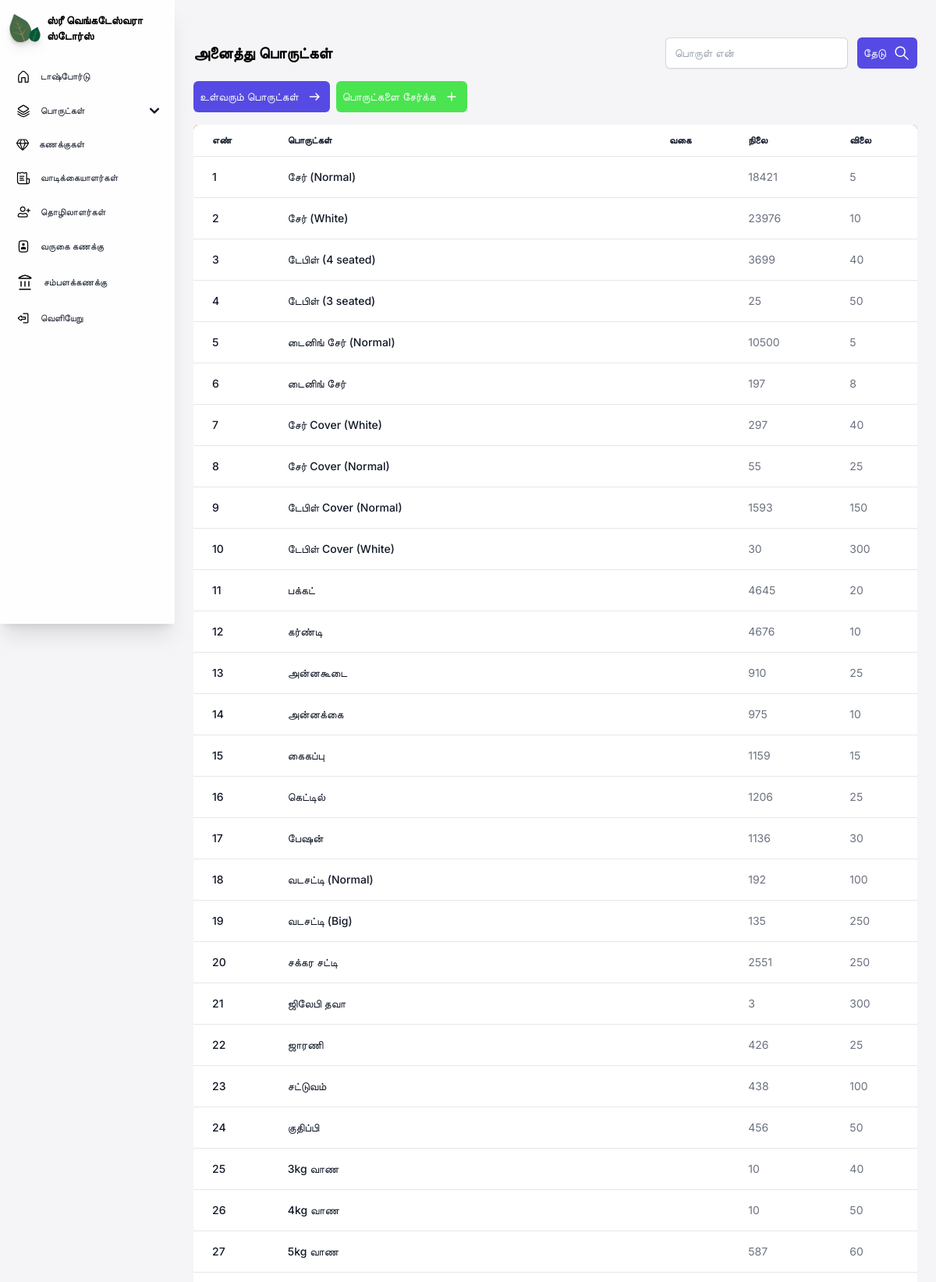
Screenshot of /stocks/ (upper part) with the database file from the repository.
### core/models.py (models this page shows, shortened)
class stock(models.Model):
    productname = models.CharField(max_length=70, db_index=True)
    category = models.CharField(max_length=50, blank=True)
    maximumstock = models.PositiveIntegerField()
    quantity = models.PositiveIntegerField()
    price = models.PositiveIntegerField()

### core/views.py (the view)
# urls.py: path('stocks/', cvs.stocks),
def stocks(request):
    stocks = stock.objects.all()
    if request.method == 'POST':
        i = request.POST.get('id')
        c = stock.objects.filter(Q(id__icontains=i) | Q(productname__icontains = i))
        print(c)
        return render(request, "core/stocks.html", {'stocks':c})
    return render(request, "core/stocks.html", {'stocks':stocks})

### core/templates/core/stocks.html (shortened to what this page needs)
{% load static %}
{% load static tailwind_tags%}
<!DOCTYPE html>
<html lang="en">
<head>
    <link href="https://cdnjs.cloudflare.com/ajax/libs/flowbite/2.3.0/flowbite.min.css" rel="stylesheet" />
    {% tailwind_css %}
</head>
<body class="font-inter bg-[#F5F5F7] max-w-full h-[100%]">
<section class="sm:ml-56 px-6 pb-4 max-w-full min-h-[100%]">
    <div class="relative">
    {% include 'core/navigation.html' %}
    </div>
    <div class="flex justify-between flex-wrap w-full items-center sm:mt-12 mt-6 gap-4">
        <div>
            <p class="font-inter font-semibold text-xl">அனைத்து பொருட்கள்</p>
        </div>
        <form method="POST">
            <div class="searchbar w-full flex gap-3 sm:flex-wrap">
                    <input id="customer" name="id" autocomplete="off" type="text" required placeholder="பொருள் என்" class="block rounded-md border-0 py-1.5 text-gray-900 shadow-sm ring-1 ring-inset ring-gray-300 placeholder:text-gray-400 focus:ring-2 focus:ring-inset focus:ring-indigo-600 sm:text-sm sm:leading-6">
                    <button class="px-2 py-2 bg-[#564AE4] flex items-center rounded-md gap-2 text-slate-50 text-sm">
                        தேடு
                        <img src="{% static  'images/Search.svg' %}" alt="plus">
                    </button>
            </div>
        </form>
    </div>
    <main class="mt-4 min-w-full h-full">
    <div class="flex justify-between mt-2 items-center gap-2 flex-wrap">
    <div class="flex gap-2">
        <a href="/incomingstocks">
        <button class="px-2 py-2 bg-[#564AE4] flex items-center rounded-md gap-2 text-slate-50 text-sm">
            உள்வரும் பொருட்கள்
            <img src="{% static  'images/Arrow right.svg' %}" alt="plus">
        </button>
        </a>
        <a href="/addstock">
        <button class="px-2 py-2 bg-[#4AE450] flex items-center rounded-md gap-2 text-slate-50 text-sm font-inter">
            பொருட்களை சேர்க்க
            <img src="{% static  'images/Plus.svg' %}" alt="plus">
        </button>
        </a>
    </div>
    </div>
        <div class="relative max-w-[100%] min-h-full overflow-x-scroll mt-4 rounded-md bg-red-500">
            <table class="text-sm text-left min-h-full text-gray-500 bg-white dark:text-gray-400 rounded-md shadow-md overflow-x-auto w-full">
                <thead class="border-b text-xs text-gray-900 uppercase dark:text-gray-400">
                    <tr>
                        <th scope="col" class="px-6 py-3">
                            எண்
                        </th>
                        <th scope="col" class="px-6 py-3">
                            பொருட்கள்
                        </th>
                        <th scope="col" class="px-6 py-3">
                            வகை
                        </th>
                        <th scope="col" class="px-6 py-3">
                            நிலை
                        </th>
                        <th scope="col" class="px-6 py-3">
                            விலை
                        </th>
                    </tr>
                </thead>
                <tbody>
                    {% for stock in stocks %}
                    <tr class="border-b">
                        <th scope="row" class="hover:underline px-6 py-4 font-medium text-gray-900 whitespace-nowrap">
                            <a href="{% url 'editstock' stock.id%}">
                            {{stock.id}}
                            </a>
                        </th>
                        <th scope="row" class="hover:underline px-6 py-4 font-medium text-gray-900 whitespace-nowrap">
                            <a href="{% url 'editstock' stock.id%}">
                            {{stock.productname}}
                            </a>
                        </th>
                        <td class="px-6 py-4">
                        </td>
                        <td class="px-6 py-4">
                            {{stock.quantity}}
                        </td>
                        <td class="px-6 py-4">
                            {{stock.price}}
                        </td>
                    </tr>
                    {% endfor %}
                </tbody>
            </table>
        </div>
    </main>
</section>
</body>
</html>

### rows the page displays
stock: id "1", productname "சேர் (Normal)", quantity "18421", price "5"
stock: id "2", productname "சேர் (White)", quantity "23976", price "10"
stock: id "3", productname "டேபிள் (4 seated)", quantity "3699", price "40"
stock: id "4", productname "டேபிள் (3 seated)", quantity "25", price "50"
stock: id "5", productname "டைனிங் சேர் (Normal)", quantity "10500", price "5"
stock: id "6", productname "டைனிங் சேர்", quantity "197", price "8"
stock: id "7", productname "சேர் Cover (White)", quantity "297", price "40"
stock: id "8", productname "சேர் Cover (Normal)", quantity "55", price "25"
stock: id "9", productname "டேபிள் Cover (Normal)", quantity "1593", price "150"
stock: id "10", productname "டேபிள் Cover (White)", quantity "30", price "300"
stock: id "11", productname "பக்கட்", quantity "4645", price "20"
stock: id "12", productname "கர்ண்டி", quantity "4676", price "10"
stock: id "13", productname "அன்னகூடை", quantity "910", price "25"
stock: id "14", productname "அன்னக்கை", quantity "975", price "10"
stock: id "15", productname "கைகப்பு", quantity "1159", price "15"
stock: id "16", productname "கெட்டில்", quantity "1206", price "25"
stock: id "17", productname "பேஷன்", quantity "1136", price "30"
stock: id "18", productname "வடசட்டி (Normal)", quantity "192", price "100"
stock: id "19", productname "வடசட்டி (Big)", quantity "135", price "250"
stock: id "20", productname "சக்கர சட்டி", quantity "2551", price "250"
stock: id "21", productname "ஜிலேபி தவா", quantity "3", price "300"
stock: id "22", productname "ஜாரணி", quantity "426", price "25"
stock: id "23", productname "சட்டுவம்", quantity "438", price "100"
stock: id "24", productname "குதிப்பி", quantity "456", price "50"
stock: id "25", productname "3kg வாண", quantity "10", price "40"
stock: id "26", productname "4kg வாண", quantity "10", price "50"
stock: id "27", productname "5kg வாண", quantity "587", price "60"
